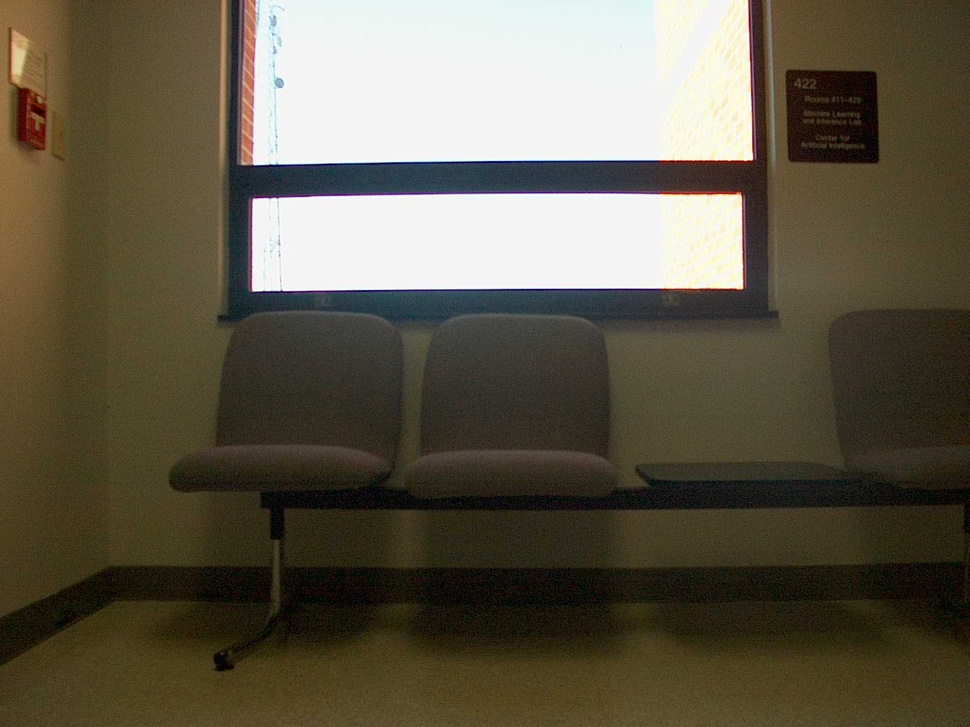
#> input picture part3/ST2MainHall4/ST2MainHall4001.jpg, 970 x 727 px, shrunk from 1600 x 1200 before the run
$ python extra_credit_1.py
#> lines starting #> are read from the running program, lines starting #| are printed output that depends on the picture
import numpy as np
import cv2 as cv
from matplotlib import pyplot as plt

#-----------------------color image---------------------------------------------
img_color = cv.imread("./ST2MainHall4/ST2MainHall4001.jpg")
#> img_color is the input picture: shape (727, 970, 3); mean B, G, R 73.1, 89.9, 96.7

# gradients for color image
sobelx = cv.Sobel(img_color,cv.CV_32F,1,0,ksize=5)
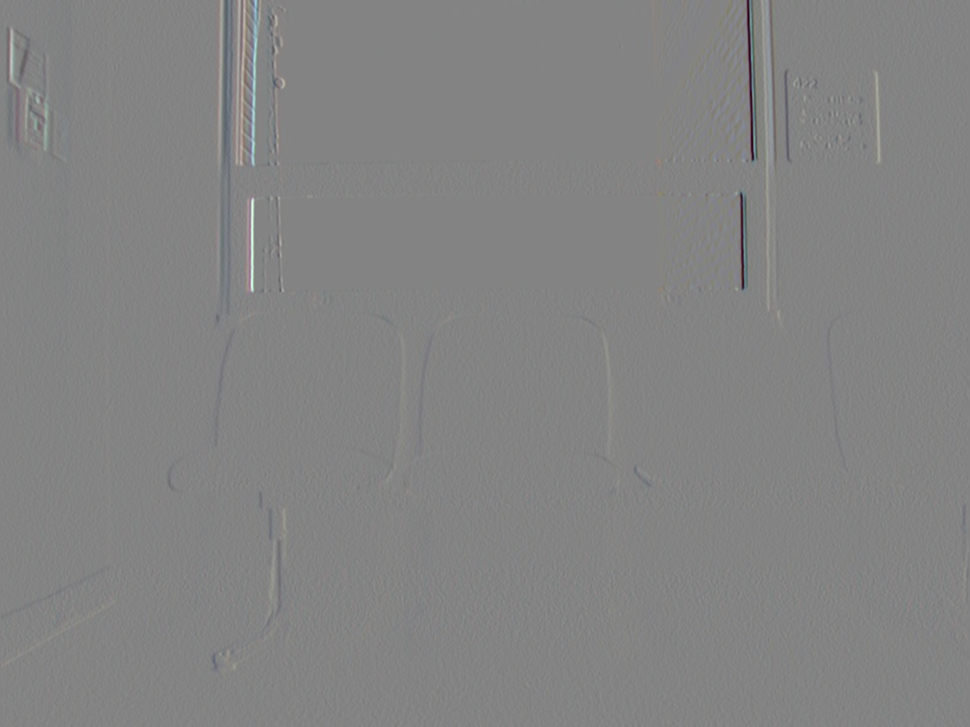
#> sobelx: shape (727, 970, 3) float32; mean B, G, R -2.9, -5, -7.1; drawn with min black and max white
sobely = cv.Sobel(img_color,cv.CV_32F,0,1,ksize=5)

# splitting & combining 3 channels
b_x = sobelx[:,:,0]
g_x = sobelx[:,:,1]
r_x = sobelx[:,:,2]
b_y = sobely[:,:,0]
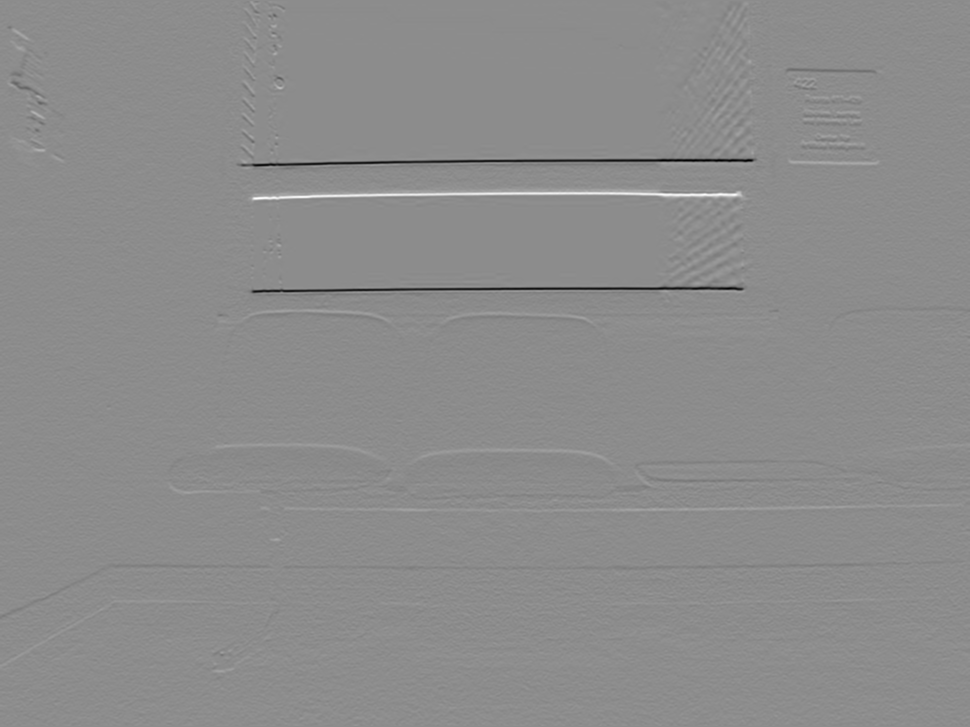
#> b_y: shape (727, 970) float32; min -10511, max 8563, mean -18.1; drawn with min black and max white
g_y = sobely[:,:,1]
r_y = sobely[:,:,2]
bgr_x = b_x + g_x + r_x
bgr_y = b_y + g_y + r_y

# downscaling the image size for faster computation
bgr_x = bgr_x[::50, ::50]
bgr_y = bgr_y[::50, ::50]
print(bgr_x.shape, bgr_y.shape)
#| (15, 20) (15, 20)

# plotting
fig, ax = plt.subplots()
ax.quiver(bgr_x, bgr_y)
ax.set(aspect=1, title='Quiver Plot: Color Gradients')
plt.show()
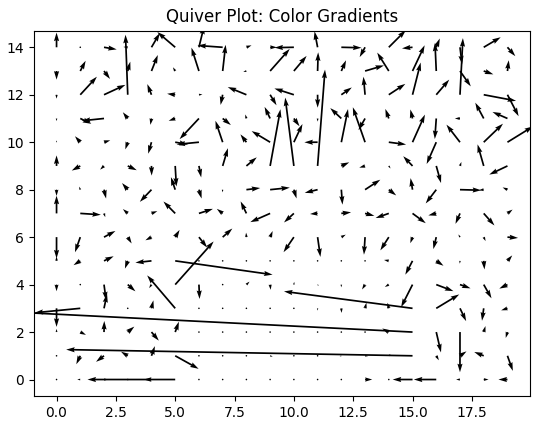
#> figure drawn by matplotlib, 1 panel

$ run again, with part3/ST2MainHall4/ST2MainHall4004.jpg copied over part3/ST2MainHall4/ST2MainHall4001.jpg
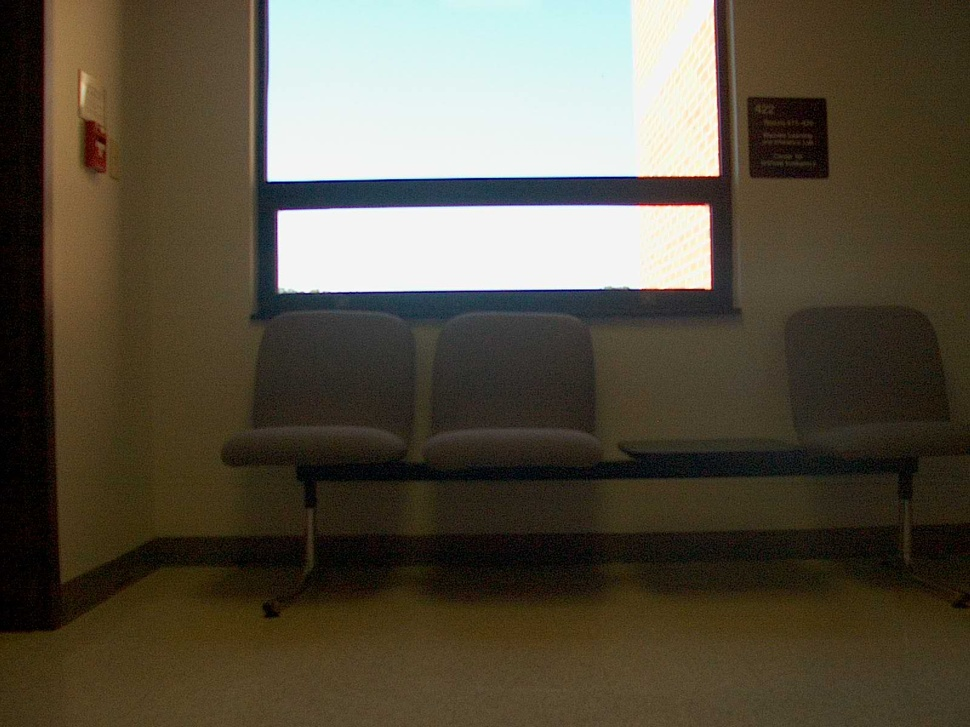
#> input picture part3/ST2MainHall4/ST2MainHall4004.jpg, 970 x 727 px, shrunk from 1600 x 1200 before the run
#> img_color is the input picture: shape (727, 970, 3); mean B, G, R 65.9, 81, 88.1
#> `sobely = cv.Sobel(img_color,cv.CV_32F,0,1,ksize=5)`:
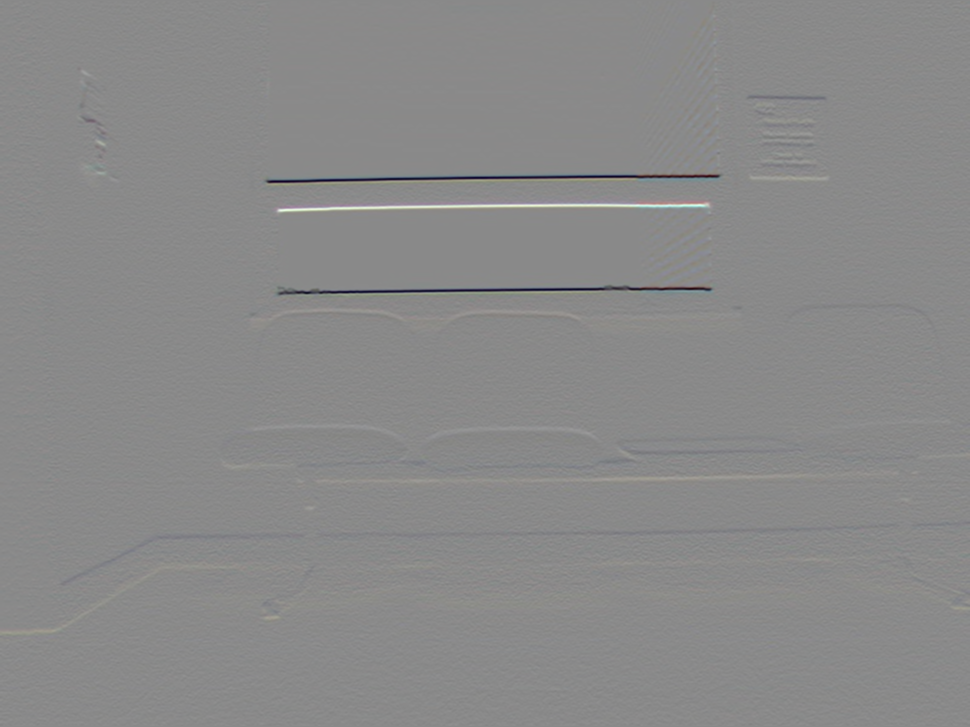
#> sobely: shape (727, 970, 3) float32; mean B, G, R -15.5, -13.3, -9.9; drawn with min black and max white
#| (15, 20) (15, 20)
#> `plt.show()`:
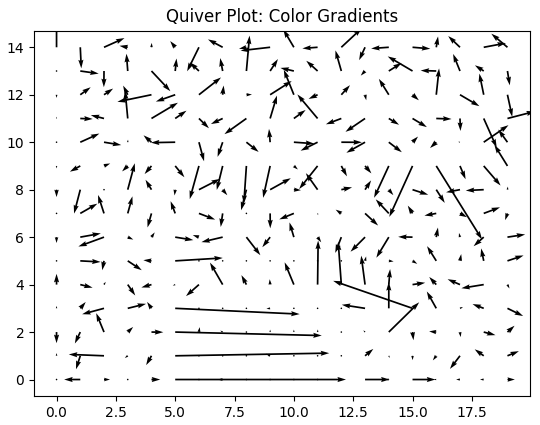
#> figure drawn by matplotlib, 1 panel
